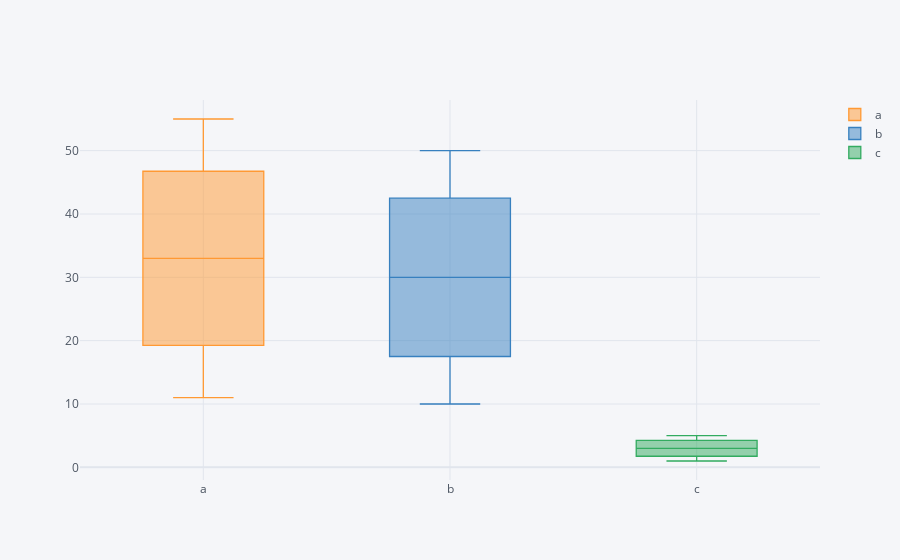

The cell this chart's notebook holds for it:
### Code cell
dataset3.iplot(kind='box')

### Figure 1 — Plotly figure (JSON) as saved in the notebook; plotly's stock layout.template omitted (floating-point values rounded to 4 significant figures)
{"data": [{"boxpoints": false, "line": {"width": 1.3}, "marker": {"color": "rgba(255, 153, 51, 1.0)"}, "name": "a", "orientation": "v", "type": "box", "y": [11, 22, 33, 44, 55]}, {"boxpoints": false, "line": {"width": 1.3}, "marker": {"color": "rgba(55, 128, 191, 1.0)"}, "name": "b", "orientation": "v", "type": "box", "y": [10, 20, 30, 40, 50]}, {"boxpoints": false, "line": {"width": 1.3}, "marker": {"color": "rgba(50, 171, 96, 1.0)"}, "name": "c", "orientation": "v", "type": "box", "y": [5, 4, 3, 2, 1]}], "layout": {"legend": {"bgcolor": "#F5F6F9", "font": {"color": "#4D5663"}}, "paper_bgcolor": "#F5F6F9", "plot_bgcolor": "#F5F6F9", "title": {"font": {"color": "#4D5663"}}, "xaxis": {"gridcolor": "#E1E5ED", "showgrid": true, "tickfont": {"color": "#4D5663"}, "title": {"font": {"color": "#4D5663"}, "text": ""}, "zerolinecolor": "#E1E5ED"}, "yaxis": {"gridcolor": "#E1E5ED", "showgrid": true, "tickfont": {"color": "#4D5663"}, "title": {"font": {"color": "#4D5663"}, "text": ""}, "zerolinecolor": "#E1E5ED"}}}
